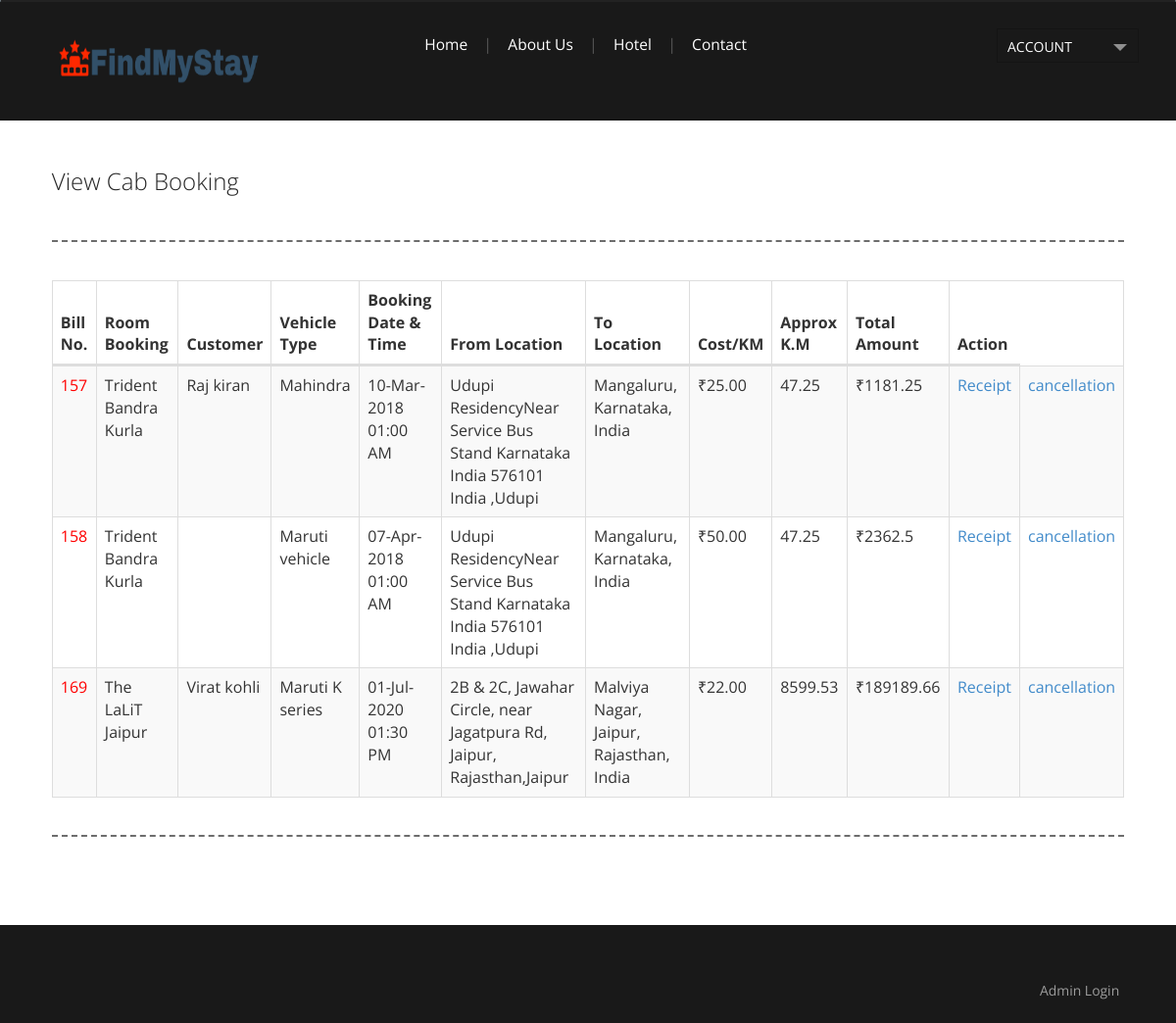
Screenshot of /viewcabbooking.php with the database file from the repository.
### tables this page shows
CREATE TABLE `cab_booking` (
  `cab_bookingid` int(10) NOT NULL,
  `payment_id` int(11) NOT NULL,
  `vehicle_typeid` int(10) NOT NULL,
  `customer_id` int(10) NOT NULL,
  `booking_date` date NOT NULL,
  `booking_time` time NOT NULL,
  `flocation` varchar(200) NOT NULL,
  `tlocation` varchar(200) NOT NULL,
  `total_km` float(10,2) NOT NULL,
  `cost` float(10,2) NOT NULL,
  `status` varchar(20) NOT NULL
);

CREATE TABLE `payment` (
  `payment_id` int(10) NOT NULL,
  `customer_id` int(10) NOT NULL,
  `room_booking_id` int(10) NOT NULL,
  `spa_service_bookingid` int(10) NOT NULL,
  `food_order_id` int(10) NOT NULL,
  `cab_bookingid` int(10) NOT NULL,
  `payment_date` date NOT NULL,
  `payment_type` varchar(20) NOT NULL,
  `card_holder` varchar(250) NOT NULL,
  `card_no` varchar(20) NOT NULL,
  `cvv_no` varchar(5) NOT NULL,
  `exp_date` date NOT NULL,
  `total_amt` float(10,2) NOT NULL,
  `name` varchar(50) NOT NULL,
  `mobileno` varchar(15) NOT NULL,
  `note` text NOT NULL,
  `status` varchar(10) NOT NULL
);

CREATE TABLE `hotel` (
  `hotel_id` int(10) NOT NULL,
  `location_id` int(10) NOT NULL,
  `hotel_name` varchar(100) NOT NULL,
  `hotel_type` varchar(20) NOT NULL COMMENT '1,2,3,4,5 star',
  `hotel_description` text NOT NULL,
  `hotel_address` text NOT NULL,
  `contactnumber` varchar(15) NOT NULL,
  `hotel_map` text NOT NULL,
  `hotel_pincode` varchar(10) NOT NULL,
  `hotel_policies` text NOT NULL,
  `status` varchar(10) NOT NULL
);

CREATE TABLE `customer` (
  `customer_id` int(10) NOT NULL,
  `customer_name` varchar(100) NOT NULL,
  `address` text NOT NULL,
  `city` varchar(20) NOT NULL,
  `pincode` varchar(10) NOT NULL,
  `contact_no` varchar(15) NOT NULL,
  `email_id` varchar(50) NOT NULL,
  `password` varchar(100) NOT NULL,
  `status` varchar(10) NOT NULL
);

CREATE TABLE `vehicle_type` (
  `vehicle_typeid` int(10) NOT NULL,
  `hotel_id` int(10) NOT NULL,
  `vehicle_type` varchar(100) NOT NULL,
  `vehicle_img` varchar(100) NOT NULL,
  `km_cost` float(10,2) NOT NULL,
  `status` varchar(10) NOT NULL
);

### viewcabbooking.php (the view, shortened to what this page needs)
<?php
include("header.php");
?>
<div class="main_bg">
<div class="wrap">
	<div class="main">
		<div class="res_online">
			<h4>View Cab Booking</h4>
		</div>
			<div class="span_of_2">
				<table id="dataTables" class="table table-striped table-bordered" cellspacing="0" width="100%">
					<thead>
						<tr>
							<th>Bill No.</th>
							<th>Room Booking</th>
							<th>Customer</th>
							<th>Vehicle Type</th>
							<th>Booking Date & Time</th>
							<th>From Location</th>
							<th>To Location</th>
							<th>Cost/KM</th>
							<th>Approx K.M</th>
							<th>Total Amount</th>
							<th>Action</th>
						</tr>
					</thead>
					<tbody>
					<?php
 $sql = "SELECT * FROM cab_booking LEFT JOIN payment  ON payment.payment_id=cab_booking.payment_id LEFT JOIN room_booking ON payment.room_booking_id=room_booking.room_booking_id LEFT JOIN vehicle_type ON cab_booking.vehicle_typeid=vehicle_type.vehicle_typeid LEFT JOIN customer ON cab_booking.customer_id=customer.customer_id  ";
 $sql = $sql . " WHERE cab_booking.cab_bookingid!='0' ";
					$qsql = mysqli_query($con,$sql);
					while($rs = mysqli_fetch_array($qsql))
					{
$sqlhotel = "select * from hotel WHERE hotel_id='$rs[hotel_id]'";
$qsqlhotel = mysqli_query($con,$sqlhotel);
$rshotel = mysqli_fetch_array($qsqlhotel);
$bookdttime = date("d-M-Y",strtotime($rs[booking_date])). " " . date("h:i A",strtotime($rs[booking_time]));
						echo "<tr>
							<td><p style='color:red;'>$rs[payment_id]</p></td>
							<td>$rshotel[hotel_name]</td>
							<td>$rs[customer_name]</td>
							<td>$rs[vehicle_type]</td>
							<td>$bookdttime</td>
							<td>$rs[flocation]</td>
							<td>$rs[tlocation]</td>
							<td>₹$rs[9]</td>
							<td>$rs[total_km]</td>
							<td>₹" . $rs[total_km] * $rs[9]  . "</td>
							<td><a href='cabbookingreceipt.php?paymentid=$rs[1]' >Receipt</a>
							<td><a href='cancellation.php?paymentid=$rs[1]' >cancellation</a>
							</td>
						</tr>";
					}
					?>
					</tbody>
				</table>
			</div>
	</div>
</div>
</div>
<?php
include("datatable.php");
include("footer.php");
?>

### css/style.css (style rules this page uses)
html,body,div,span,applet,object,iframe,h1,h2,h3,h4,h5,h6,p,blockquote,pre,a,abbr,acronym,address,big,cite,code,del,dfn,em,img,ins,kbd,q,s,samp,small,strike,strong,sub,sup,tt,var,b,u,i,dl,dt,dd,ol,nav ul,nav li,fieldset,form,label,legend,caption,article,aside,canvas,details,embed,figure,figcaption,footer,header,hgroup,menu,nav,output,ruby,section,summary,time,mark,audio,video { margin:0;padding:0;border:0;font-size:100%;font:inherit;vertical-align:baseline; }
a { text-decoration:none; }
body { font-family: 'Open Sans', sans-serif; background:#ffffff; font-size: 100%; }
.wrap { margin:0 auto; width:80%; -moz-transition:all .2s linear; -webkit-transition:all .2s linear; -o-transition:all .2s linear; -ms-transition:all .2s linear; }
.main_bg { margin-top: -5px; background: #ffffff; }
.main { padding: 4% 2%; }
.res_online h4 { text-transform: capitalize; font-size: 1.5em; color: #252525; font-weight: 100; margin-bottom: 15px; }
.span_of_2 { padding: 4% 0; margin: 6% 0; border-bottom: 2px dashed rgb(109, 109, 109); border-top: 2px dashed rgb(109, 109, 109); }
@media only screen and (max-width: 1366px) { .wrap { width:95%; } }
@media only screen and (max-width: 1366px) { .span_of_2 { padding: 3% 0; margin: 4% 0; } }
@media only screen and (max-width: 1280px) { .wrap { width:95%; } }

### css/fwslider.css (style rules this page uses)
@media only screen and (max-width: 1366px) { .wrap { width:95%; } }

### rows the page displays
cab_booking: payment.payment_id "157", hotel.hotel_name "Trident Bandra Kurla", customer.customer_name "Raj kiran", vehicle_typeid.vehicle_type "Mahindra", bookdttime "10-Mar-2018 01:00 AM", flocation "Udupi ResidencyNear Service Bus Stand Karnataka India 576101 India ,Udupi", tlocation "Mangaluru, Karnataka, India", cost "25.00", total_km "47.25", $rs[total_km] * $rs[9] "1181.25"
cab_booking: payment.payment_id "158", hotel.hotel_name "Trident Bandra Kurla", vehicle_typeid.vehicle_type "Maruti vehicle", bookdttime "07-Apr-2018 01:00 AM", flocation "Udupi ResidencyNear Service Bus Stand Karnataka India 576101 India ,Udupi", tlocation "Mangaluru, Karnataka, India", cost "50.00", total_km "47.25", $rs[total_km] * $rs[9] "2362.5"
cab_booking: payment.payment_id "169", hotel.hotel_name "The LaLiT Jaipur", customer.customer_name "Virat kohli", vehicle_typeid.vehicle_type "Maruti K series", bookdttime "01-Jul-2020 01:30 PM", flocation "2B & 2C, Jawahar Circle, near Jagatpura Rd, Jaipur, Rajasthan,Jaipur", tlocation "Malviya Nagar, Jaipur, Rajasthan, India", cost "22.00", total_km "8599.53", $rs[total_km] * $rs[9] "189189.66"
